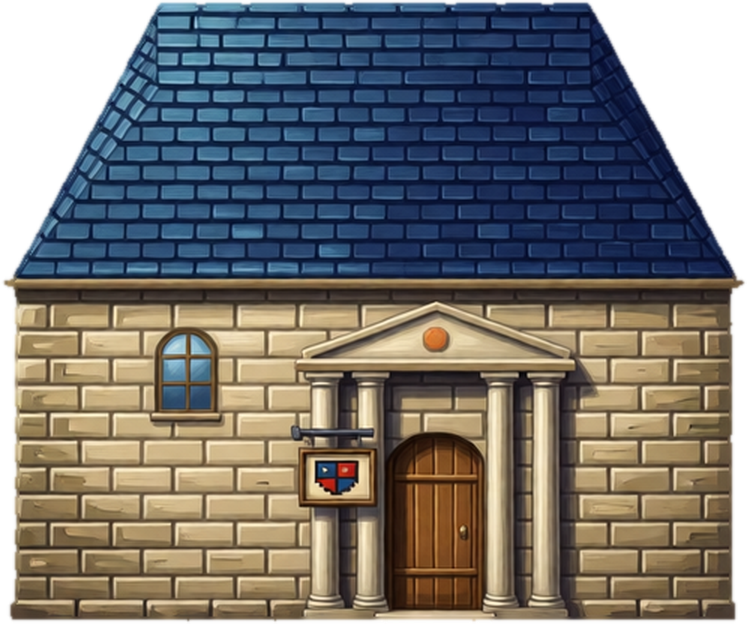
#> input picture art/pinned/painterly/bld_kb_bank_6x5.png, 747 x 624 px
$ python -i style_build.py   (imports and definitions only)
#> lines starting #> are read from the running program, lines starting #| are printed output that depends on the picture
#> further down, picture is the input picture: PIL image 747x624 RGBA; mean R, G, B, A 87.7, 85.7, 82.4, 220.6
"""Builds an art-style atlas from the pixel-art atlas with Qwen Image Edit (ComfyUI on 127.0.0.1:8188).

    cd art && uv run --project ../tools/pixelart-mcp-main --with numpy python style_build.py [style] [--only prefix,...]

Output: public/art/styles/<style>/atlas.json + atlas_<page>.png (4096 px pages). Frames carry `k` (style px per
pixel-art px) and `p` (page); the game keeps ww/wh in world units, so sizes, anchors and collisions don't change.

- Objects: related sprites (a family: tree_oak_*, conveyor.*, bld_barn_*...) share a sheet so they come out alike.
  Sheets are drawn at GEN x on a flat grey card and repainted; each sprite is found and checked, and one the model
  moved or redrew is painted again over its own drawing (see objects()); then cut out with its own pixel-art mask,
  colour matched to the original, and stored at K x.
- Palette-swap templates (creatures, crops, icons) are stored encoded (see templates()).
- Ground textures: see ground(); stored at GK x (the chunk painter paints styled ground at that resolution).
- Every restyled sheet is cached in comfyui/style/<style>/ by name, checked against its layout (a changed sheet is
  painted again), so a rerun only does what's new. --audit writes original / fixed crop / searched crop per object
  to comfyui/style/<style>/audit/ with its fit; --check reports stale sheets without painting.
"""
import json, re, sys
from pathlib import Path
from PIL import Image, ImageFilter
import numpy as np

ROOT = Path(__file__).resolve().parent.parent
sys.path.insert(0, str(ROOT / 'comfyui'))
import restyle  # noqa: E402

args = [a for a in sys.argv[1:] if not a.startswith('--')]
STYLE = args[0] if args else 'painterly'
TRIES = next((int(a.split('=', 1)[1]) for a in sys.argv[1:] if a.startswith('--tries=')), 6)
DENOISE = next((float(a.split('=', 1)[1]) for a in sys.argv[1:] if a.startswith('--denoise=')), None)   # img2img strength for templates (None: full repaint)
ONLY = next((a.split('=', 1)[1].split(',') for a in sys.argv[1:] if a.startswith('--only=')), None)
GEN, K, GK = 4, 3, 4               # generate at 4x, store objects at 3x, ground at 4x
SHEET_PX = 62000                    # art px per sheet (about 1 MP at 4x)
OUT = ROOT / 'public' / 'art' / 'styles' / STYLE
WORK = ROOT / 'comfyui' / 'style' / STYLE
BG = (128, 128, 128, 255)

LOOK = {
    'painterly': 'Repaint these game sprites as a rich hand-painted fantasy RPG: visible oil brush strokes, detailed '
                 'textures, soft form shading with light from the top-left, warm golden highlights.',
}
KEEP = ('Each object keeps its exact silhouette, size, position, colours and design; nothing may stay pixel art. '
        'Do not add anything and do not move anything. The background stays plain flat grey with no shadows and no light.')
# soft natural grounds: the model turns their big flat patches into embossed 3D blobs unless told to keep them flat
FLAT_GROUND = {'ground_a', 'ground_c_ice', 'ground_c_void', 'ground_d', 'ground_d_0', 'ground_d_2', 'ground_d_3', 'ground_g_2', 'ground_g_3',
               'ground_i', 'ground_s', 'ground_s_0', 'ground_s_2', 'ground_s_3', 'ground_sn', 'ground_st', 'ground_st_0', 'ground_st_2',
               'ground_st_3', 'ground_w', 'ground_p_3'}
# paving: from a plainly tiled original the model copies its 64 px repeat stone for stone, so each copy is flipped or
# turned at random and the model paints the stones anew across the joins
PAVING = {'ground_p', 'ground_p_0', 'ground_p_2', 'ground_p_3'}
FLAT_TXT = ('Turn this into a seamless hand-painted texture of {} seen from straight above, for a fantasy RPG: rich, detailed '
            'painterly brushwork in these same colours, small natural detail spread evenly over the whole image, nothing large. '
            'Uniform everywhere: no centre, no frame, no border, no swirl, no big shapes, no objects. Flat lighting.')
MAT = {'a': 'grey volcanic ash and cinders', 'c_ice': 'a frozen ice cave floor with frost', 'c_void': 'a dark violet crystal cave floor',
       'd': 'packed brown dirt with pebbles', 'g': 'short grass', 'i': 'smooth blue ice with frost and cracks', 's': 'fine beach sand',
       'sn': 'fresh soft snow', 'st': 'rough grey-brown rocky ground with gravel', 'w': 'calm deep blue water with many small soft ripples',
       'p': 'snow-dusted cobblestone paving'}
# [6 lines left out: function MATERIAL, not called in this run]
GROUND_TXT = (' This is a seamless ground texture seen from straight above; keep it an even, seamless, flat texture '
              'with the same colours and pattern scale, no objects, no lighting.')

# [1 line that did not run here, left out]
# [1 line not run here, left out]
crop = lambda n: img.crop((atlas[n]['x'], atlas[n]['y'], atlas[n]['x'] + atlas[n]['w'], atlas[n]['y'] + atlas[n]['h']))


# [5 lines left out: function is_template, not called in this run]


SKIP = ('hb_', 'ic_')   # objects only; hb_ and ic_ templates are done by templates()
# [46 lines left out: functions family, match, shelf, sheets_for, not called in this run]


# The CPU stage (cut-outs, template fitting, ground prep) is cached per sheet in comfyui/style/<style>/cache/,
# keyed on the sheet's paintings (every <tag>_*out.png: name, size, time), its sprites' pixel art and the builder's
# own code; a rebuild that changes a few sprites redoes only those sheets, then packs. --nocache skips it.
import hashlib, pickle
# Each kind of sheet has a version: bump the one whose code you change (only its sheets are redone). It used to be a
# hash of style_*.py, so any edit redid every sheet; b3b46441 is that hash at the time, kept so those caches stay valid.
CODE_VER = {'obj': 'b3b46441f927239c4b267b11848c37398279b1fb', 'tmpl': 'b3b46441f927239c4b267b11848c37398279b1fb', 'creature': 'creature-fit-1',
            'ground': 'b3b46441f927239c4b267b11848c37398279b1fb', 'free': 'b3b46441f927239c4b267b11848c37398279b1fb'}
# [18 lines left out: functions stage_key, stage_cached, not called in this run]


STALE = []
# [128 lines left out: functions restyle_sheet, align, trim_bg, boxblur, defringe, painted and 2 more, not called in this run]


# Objects are painted afresh (the full repaint looks best), then each sprite is found on the sheet (the model shifts
# and rescales them) and checked: outline overlap below OBJ_IOU means the model moved it out of reach or redrew it
# (a fountain of another shape, a stall without its awning), and that sprite is painted again over its own softened
# drawing (img2img, 12 steps at .92: still painterly, but it keeps the design). Winter sprites (_w) always get that
# pass too, for their snow (see winterize). Under OBJ_IOU after every try a sprite stays pixel art.
OBJ_TRIES = [(0, 1.0, 4), (0, .92, 12), (1, .92, 12)]
OBJ_IOU = .75
def objects(key, names):
    return stage_cached(key, names, lambda: objects__(key, names))


# [83 lines left out: functions objects__, objects_, winterize, seamless, quilt, not called in this run]


def highpass(im, frac=.12):
    """drop the texture's large blotches (they make a repeating tile obvious) and keep the brushwork; the game adds
    its own broad variation across the map"""
#> called with frac = 0.12
    a = np.asarray(im.convert('RGB'), dtype=np.float32); H, W = a.shape[:2]
#> after `a = np.asarray(im.convert('RGB'), dtype=np.float32)`:
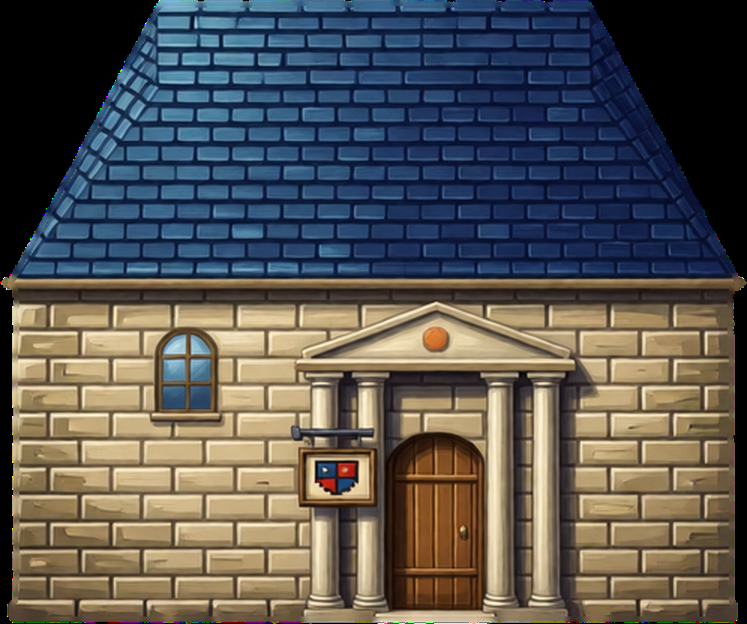
#> a: shape (624, 747, 3) float32; mean R, G, B 87.7, 85.7, 82.4
#> after `H, W = a.shape[:2]`: H = 624; W = 747
    t = Image.fromarray(np.tile(a, (3, 3, 1)).astype(np.uint8)).filter(ImageFilter.GaussianBlur(W * frac))
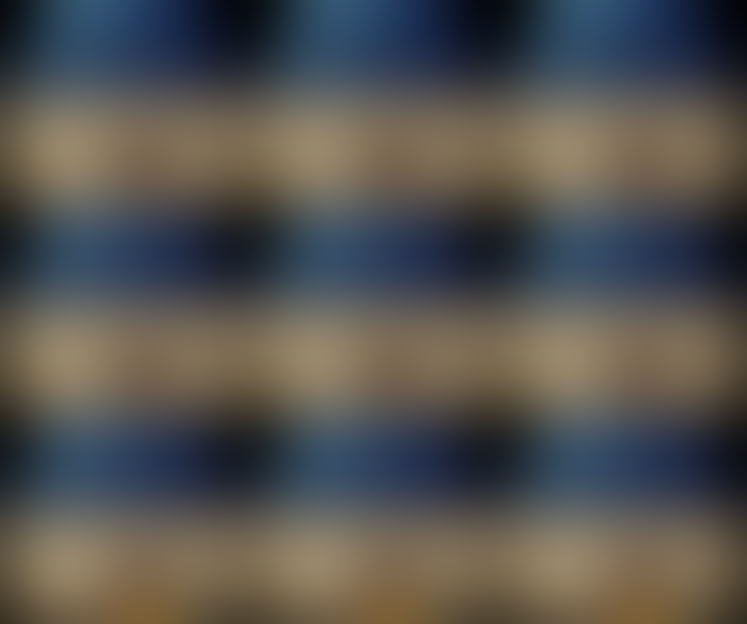
#> t: PIL image 2241x1872 RGB (shown at 1/3 size); mean R, G, B 85, 83.2, 80.1
    low = np.asarray(t, dtype=np.float32)[H:2 * H, W:2 * W]
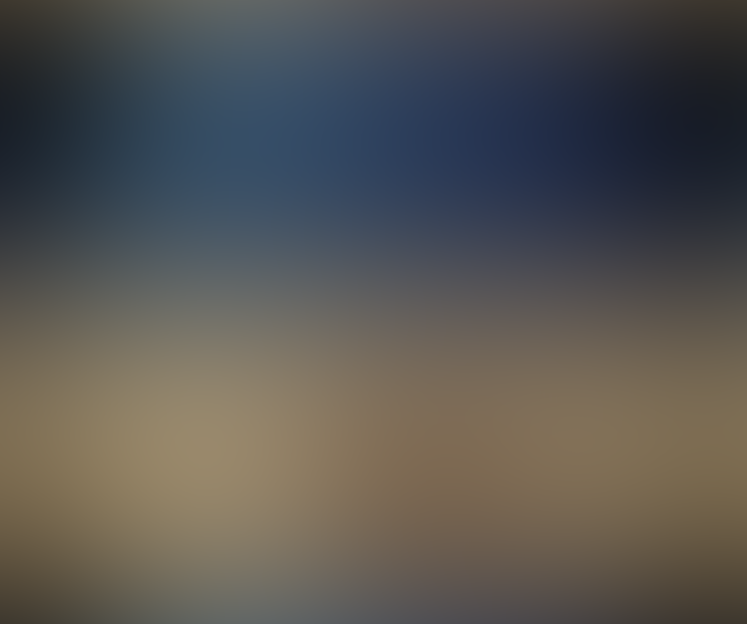
#> low: shape (624, 747, 3) float32; mean R, G, B 87.7, 85.7, 82.4
    return Image.fromarray(np.clip(a - low + a.reshape(-1, 3).mean(0), 0, 255).astype(np.uint8)).convert('RGBA')
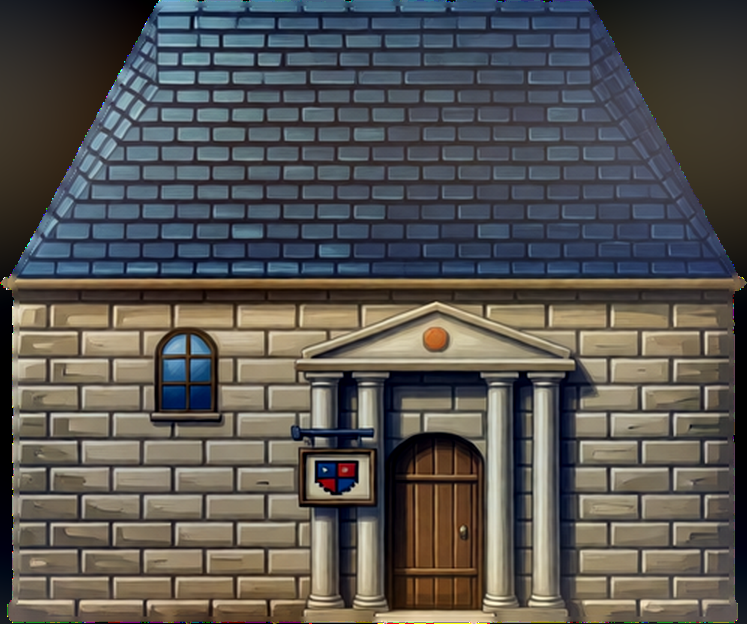
#> returned value: PIL image 747x624 RGBA; mean R, G, B, A 87.5, 85.3, 82, 255


def ground(n):
    return stage_cached(n, [n], lambda: ground__(n), 'ground')


# [30 lines left out: function ground__, not called in this run]


"""Palette-swap templates (channel codes RGB(255, ch, level), level 4 = outline): each is painted in neutral
per-channel ramps, restyled, then stored as  R = channel, G = shade (20 + level/3*200, continuous), B = 254;
pixels that weren't codes keep their painted colour (B nudged off 254). The game maps the shade onto each
creature's own ramp (x_artstyle.js), so one painted template serves every colour variant."""
NEUTRAL = ['#9a8a7a', '#6a7a8a', '#8a9a7a', '#9a7a8a', '#7a8a9a', '#a09070', '#7a7a7a', '#a07a6a', '#6a8a8a', '#8a7a9a',
           '#9a9a7a', '#7a6a5a', '#8a8a9a', '#6a6a7a', '#b09a50', '#7a5a4a', '#8a8a8a', '#a08a50'] + ['#8a8a8a'] * 14
LV = [.45, .68, .88, 1.08]


def neutral_ramp(ch):
    h = NEUTRAL[ch % len(NEUTRAL)]; base = np.array([int(h[i:i + 2], 16) for i in (1, 3, 5)], dtype=np.float32)
    return [np.clip(base * f, 0, 255) for f in LV] + [np.clip(base * LV[0] * .55, 0, 255)]


# [62 lines left out: functions neutral, encode, register, soften, not called in this run]


def templates(key, names):
    return stage_cached(key, names, lambda: templates__(key, names), 'creature' if key.startswith(('T_en_', 'T_an_')) else 'tmpl')


BIG_ARTS = ()   # (tried 2026-11-02: crab and yeti painted at twice the resolution came out cut off and blocky; the game shows those two as smoothed pixel art, STYLE_SKIP)
# [119 lines left out: functions templates__, templates_, creature_frames, pack, not called in this run]


# [34 lines not run here, left out]

>>> from PIL import Image
>>> picture = Image.open('pinned/painterly/bld_kb_bank_6x5.png')
>>> result = highpass(picture)
